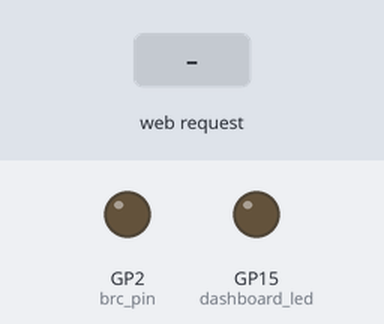
The program below on a simulated Raspberry Pi Pico running MicroPython. Parts: output pins drawn as LEDs (lit = HIGH). Dashed ring = blinking. The inputs (shaded band) are chosen by the test bench. The board's own WiFi access point starts at once; what the program prints to the serial console is not drawn.

Above: at 1.8 s.
1.9 s: HTTP request GET /lightson received
At 3.2 s:
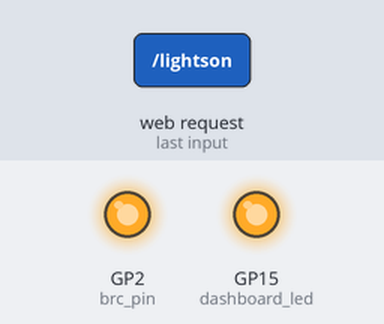
4.9 s: HTTP request GET /lightsoff received
At 6.6 s:
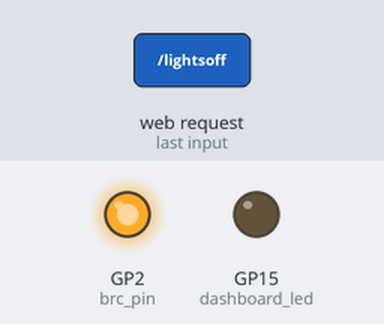
7.9 s: HTTP request GET /melody received
At 8.15 s:
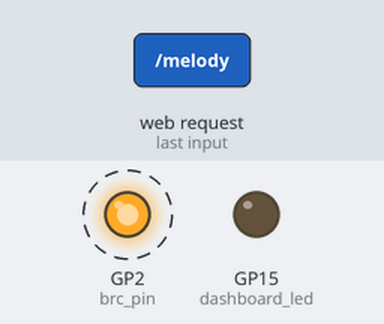
Timing chart, 0 to 10.9 s (numbered marks = the images above; inputs shaded):
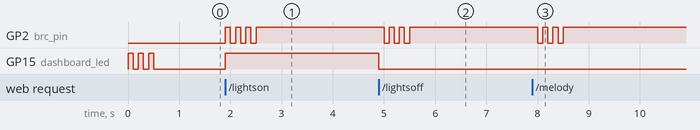

The program:

roomba_rally.py
```python
import network
import socket
from machine import UART, Pin
import time

# --- 1. DASHBOARD LED HARDWARE MAP ---
dashboard_led = Pin(15, Pin.OUT)

# --- 2. GLOBAL STATE TRACKING ---
headlights_active = False

# --- 3. SET UP THE WAKEUP LINE (GP2) ---
brc_pin = Pin(2, Pin.OUT)

def wakeup_651():
    brc_pin.value(1)
    time.sleep(0.1)
    for _ in range(3):
        brc_pin.value(0)
        time.sleep(0.1)
        brc_pin.value(1)
        time.sleep(0.1)
    time.sleep(1.5)

# --- 4. PRE-COMPILED ARCADE COMMAND LITERALS ---
LIGHTS_ON = b'\x80\x84\x8b\x0d\xff\xff'
LIGHTS_OFF = b'\x80\x84\x8b\x00\x00\x00'
SEGA_CHIME = b'\x80\x84\x8c\x00\x04\x4c\x08\x4f\x08\x51\x08\x54\x18\x8d\x00'

# NAVIGATION BYTES (Opcode 145 / Drive Direct)
# \x91 = Drive Direct Opcode
# Forward Crawl: Right speed 75 mm/s (\x00\x4b), Left speed 75 mm/s (\x00\x4b)
CRAWL_FORWARD = b'\x80\x84\x91\x00\x4b\x00\x4b'
# Drift Right: Right speed -50 mm/s (\xff\xce), Left speed 75 mm/s (\x00\x4b)
DRIFT_RIGHT   = b'\x80\x84\x91\xff\xce\x00\x4b'
# Drift Left: Right speed 75 mm/s (\x00\x4b), Left speed -50 mm/s (\xff\xce)
DRIFT_LEFT    = b'\x80\x84\x91\x00\x4b\xff\xce'
# Handbrake / Full Stop: All motor speeds 0
MOTOR_BRAKE   = b'\x80\x84\x91\x00\x00\x00\x00'

# Game Over Sequence (Plays chord down and issues Opcode 173 / \xad to reset board control)
GAME_OVER_PAYLOAD = b'\x80\x84\x8c\x00\x04\x43\x18\x41\x18\x3f\x18\x3c\x30\x8d\x00\xad'

# --- 5. DATA TELEMETRY FUNCTION ---
def get_battery_stats():
    wakeup_651()
    uart = UART(0, baudrate=19200, tx=Pin(0), rx=Pin(1), bits=8, parity=None, stop=1)
    if uart.any():
        uart.read()
    uart.write(bytes([142, 3]))
    time.sleep(0.2)
    if uart.any():
        data = uart.read()
        if len(data) >= 10:
            # Fixed indexing parsing structure to prevent string render crashes
            charge = (data[2] << 8) | data[3]
            capacity = (data[4] << 8) | data[5]
            if capacity > 0:
                return f"{int((charge / capacity) * 100)}%"
    return "ONLINE"

# --- 6. VISUAL BOOT SEQUENCE ---
print("[Hardware] Initialising Dashboard Activity Indicator...")
for _ in range(3):
    dashboard_led.value(1)
    time.sleep(0.1)
    dashboard_led.value(0)
    time.sleep(0.1)

# --- 7. SPIN UP THE ACCESS POINT ---
print("[Wi-Fi] Booting Roomba Rally Wireless Hotspot...")
ap = network.WLAN(network.AP_IF)
ap.config(essid="Roomba Rally", password="celica123")
ap.active(True)
ap_config = ap.ifconfig()

print("\n==========================================")
print("🕹️ GAME START: ROOMBA RALLY ACCESS POINT IS LIVE")
print("1. Join Wi-Fi Network: Roomba Rally")
print("2. Enter Password: celica123")
print(f"3. Open web browser to: http://{ap_config[0]}")
print("==========================================\n")

# --- 8. BLOCK FUNCTION FOR SEGA RALLY HTML ---
def generate_dashboard(lights_state, battery_text):
    if lights_state:
        light_label = "LIGHTS OFF"
        light_class = "lights-active"
        light_url = "/lightsoff"
    else:
        light_label = "LIGHTS ON"
        light_class = "lights-idle"
        light_url = "/lightson"

    return f"""<!DOCTYPE html>
    <html>
    <head>
        <meta charset="UTF-8">
        <title>Roomba Rally</title>
        <meta name="viewport" content="width=device-width, initial-scale=1">
        <style>
            body {{ font-family: 'Impact', 'Arial Black', sans-serif; text-align: center; background-color: #111216; color: #ffffff; padding-top: 30px; letter-spacing: 0.5px; }}
            .container {{ background-color: #1a1c24; border-radius: 12px; width: 90%; max-width: 380px; margin: 0 auto; padding: 20px 15px; box-shadow: 0px 10px 30px rgba(0, 0, 0, 0.5); }}
            h1 {{ color: #ffcc00; font-size: 42px; margin: 0px auto 5px auto; font-style: italic; text-transform: uppercase; }}
            .sub {{ color: #ffffff; font-size: 14px; margin-top: 0; margin-bottom: 10px; font-style: italic; background-color: #e60012; display: inline-block; padding: 4px 14px; transform: skewX(-12deg); font-weight: bold; letter-spacing: 1px; }}
            .telemetry {{ font-size: 14px; color: #89b4fa; margin-bottom: 20px; text-transform: uppercase; background: #252834; padding: 6px; border-radius: 5px; display: block; }}
            .btn {{ display: block; width: 85%; margin: 12px auto; padding: 14px; font-size: 18px; font-weight: bold; border-radius: 6px; cursor: pointer; text-decoration: none; font-style: italic; text-transform: uppercase; transition: transform 0.05s; }}
            .btn:active {{ transform: scale(0.97); }}
            .lights-idle {{ background-color: #ffcc00; color: #111216; }}
            .lights-active {{ background-color: #3e414f; color: #ffffff; }}
            .blue {{ background-color: #0066ff; color: #ffffff; }}
            .orange {{ background-color: #ff6600; color: #ffffff; }}
            .red {{ background-color: #e60012; color: #ffffff; }}

            /* Steering Pad Grid Alignment */
            .wheel-pad {{ display: grid; grid-template-columns: 1fr 1fr; gap: 10px; width: 85%; margin: 0 auto; }}
            .grid-btn {{ padding: 14px; font-size: 18px; font-weight: bold; border-radius: 6px; text-decoration: none; font-style: italic; text-transform: uppercase; color: white; background-color: #3e414f; }}
        </style>
    </head>
    <body>
        <div class="container">
            <h1>ROOMBA RALLY</h1>
            <div class="sub">TOYOTA CELICA GT-FOUR</div>
            <div class="telemetry">🔋 FUEL CELL STAGE: {battery_text}</div>

            <a href="{light_url}" class="btn {light_class}">🏁 {light_label}</a>
            <a href="/melody" class="btn blue">🎵 GAME START TUNE</a>
            <a href="/crawl" class="btn orange">🏎️ THROTTLE FORWARD</a>

            <div class="wheel-pad">
                <a href="/left" class="grid-btn">◀️ STEER LEFT</a>
                <a href="/right" class="grid-btn">STEER RIGHT ▶️</a>
            </div>

            <a href="/brake" class="btn blue">⚠️ ENGAGE HANDBRAKE</a>
            <a href="/stop" class="btn red">🛑 GAME OVER YEAH</a>
        </div>
    </body>
    </html>
    """

# --- 9. SOCKET INITIALISATION ---
server_socket = socket.socket(socket.AF_INET, socket.SOCK_STREAM)
server_socket.bind(('', 80))
server_socket.listen(5)

# --- 10. RACING ENGINE LOOP ---
while True:
    try:
        connection, client_address = server_socket.accept()
        web_request = connection.recv(1024).decode('utf-8')

        should_redirect = False

        if '/lightson' in web_request:
            print(" -> Dashboard: Headlights ON")
            headlights_active = True
            dashboard_led.value(1)
            wakeup_651()
            uart = UART(0, baudrate=19200, tx=Pin(0), rx=Pin(1), bits=8, parity=None, stop=1)
            uart.write(LIGHTS_ON)
            should_redirect = True

        elif '/lightsoff' in web_request:
            print(" -> Dashboard: Headlights OFF")
            headlights_active = False
            dashboard_led.value(0)
            wakeup_651()
            uart = UART(0, baudrate=19200, tx=Pin(0), rx=Pin(1), bits=8, parity=None, stop=1)
            uart.write(LIGHTS_OFF)
            should_redirect = True

        elif '/melody' in web_request:
            print(" -> Dashboard: Launching Arcade Start Chime")
            wakeup_651()
            uart = UART(0, baudrate=19200, tx=Pin(0), rx=Pin(1), bits=8, parity=None, stop=1)
            uart.write(SEGA_CHIME)
            should_redirect = True

        elif '/crawl' in web_request:
            print(" -> Dashboard: Crawling Forward Active")
            wakeup_651()
            uart = UART(0, baudrate=19200, tx=Pin(0), rx=Pin(1), bits=8, parity=None, stop=1)
            uart.write(CRAWL_FORWARD)
            should_redirect = True

        elif '/left' in web_request:
            print(" -> Dashboard: Drifting Left")
            wakeup_651()
            uart = UART(0, baudrate=19200, tx=Pin(0), rx=Pin(1), bits=8, parity=None, stop=1)
            uart.write(DRIFT_LEFT)
            should_redirect = True

        elif '/right' in web_request:
            print(" -> Dashboard: Drifting Right")
            wakeup_651()
            uart = UART(0, baudrate=19200, tx=Pin(0), rx=Pin(1), bits=8, parity=None, stop=1)
            uart.write(DRIFT_RIGHT)
            should_redirect = True

        elif '/brake' in web_request:
            print(" -> Dashboard: Handbrake Applied")
            wakeup_651()
            uart = UART(0, baudrate=19200, tx=Pin(0), rx=Pin(1), bits=8, parity=None, stop=1)
            uart.write(MOTOR_BRAKE)
            should_redirect = True

        elif '/stop' in web_request:
            print(" -> Dashboard: Game Over Sequence Triggered")
            headlights_active = False
            dashboard_led.value(0)
            wakeup_651()
            uart = UART(0, baudrate=19200, tx=Pin(0), rx=Pin(1), bits=8, parity=None, stop=1)
            uart.write(GAME_OVER_PAYLOAD)
            should_redirect = True

        # --- REDIRECT REFRESH ENGINE ---
        if should_redirect:
            connection.send('HTTP/1.1 303 See Other\nLocation: /\n\n')
        else:
            bat_status = get_battery_stats()
            current_html = generate_dashboard(headlights_active, bat_status)
            connection.send('HTTP/1.1 200 OK\nContent-Type: text/html\n\n' + current_html)

        connection.close()

    except Exception as network_error:
        print("[Pit Lane Error] Comm failure:", network_error)
```

Measured:
- after the input at 1.9 s, GP2 (brc_pin): alternates HIGH for 0.10 s and LOW for 0.10 s, 7 changes in all, then stays HIGH, starting at once; GP15 (dashboard_led): LOW → HIGH at once
- after the input at 4.9 s, GP2 (brc_pin): alternates HIGH for 0.10 s and LOW for 0.10 s, 6 changes in all, then stays HIGH, starting after 0.10 s; GP15 (dashboard_led): HIGH → LOW at once
- after the input at 7.9 s, GP2 (brc_pin): alternates HIGH for 0.10 s and LOW for 0.10 s, 6 changes in all, then stays HIGH, starting after 0.10 s
